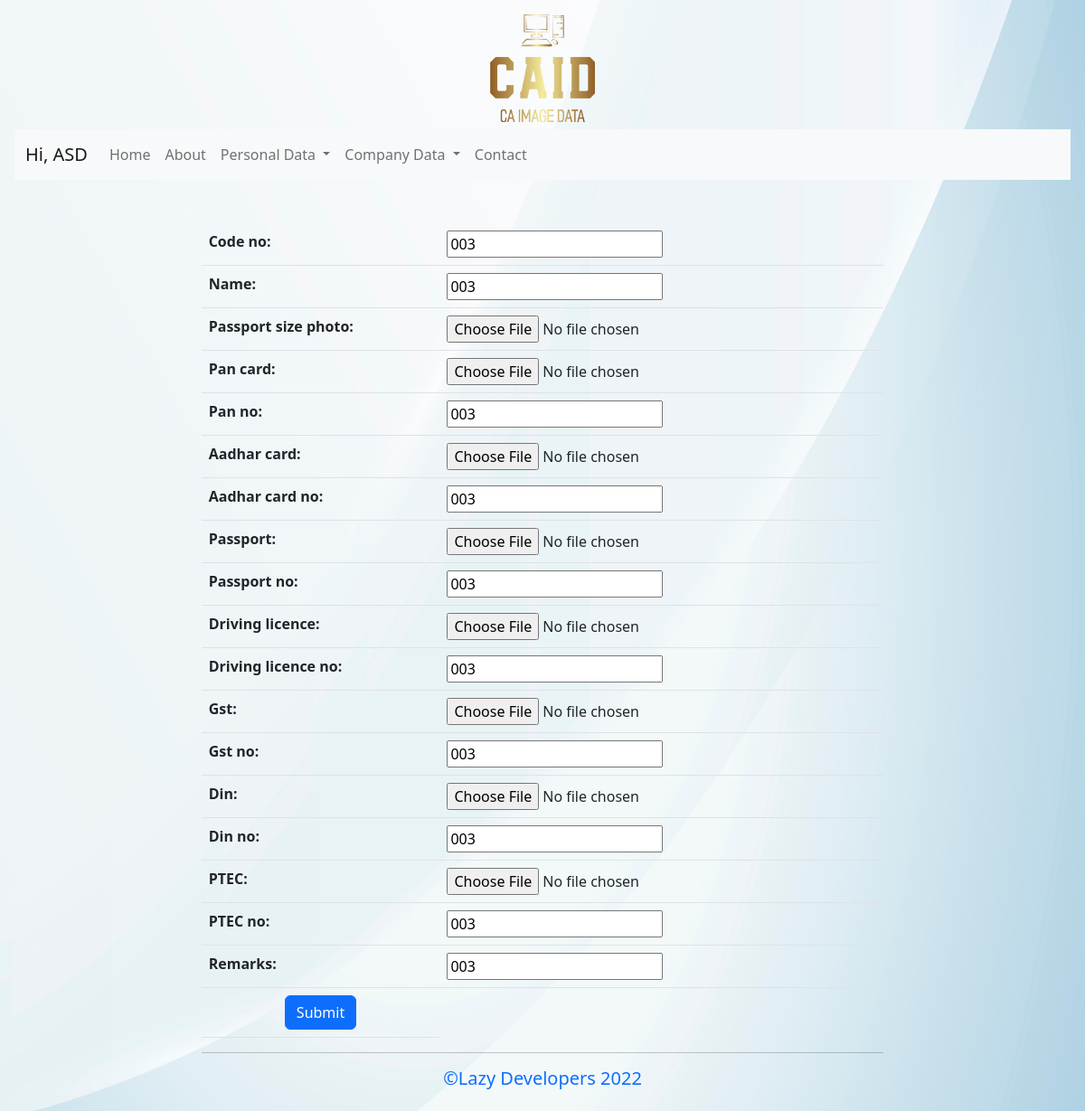
The page /personal_data_edit/003/ on the database its author committed.
### Personal_Data/models.py (models this page shows, shortened)
class personal_file(models.Model):
    code_no =  models.CharField(max_length= 4, primary_key=True)
    name = models.CharField(max_length=50)
    passport_size_photo = models.FileField(upload_to='personal_file', blank=True, null=True)
    pan_card = models.FileField(upload_to='personal_file', blank=True, null=True)
    pan_no = models.CharField(max_length=50)
    aadhar_card = models.FileField(upload_to='personal_file', blank=True, null=True)
    aadhar_card_no = models.CharField(max_length=50)
    passport = models.FileField(upload_to='personal_file', blank=True, null=True)
    passport_no = models.CharField(max_length=50)
    driving_licence = models.FileField(upload_to='personal_file', blank=True, null=True)
    driving_licence_no = models.CharField(max_length=50)
    gst = models.FileField(upload_to='personal_file', blank=True, null=True)
    gst_no = models.CharField(max_length=50)
    din = models.FileField(upload_to='personal_file', blank=True, null=True)
    din_no = models.CharField(max_length=50, unique= True)
    PTEC = models.FileField(upload_to='personal_file', blank=True, null=True)
    PTEC_no = models.CharField(max_length=50)
    Remarks = models.CharField(max_length=300)

### Personal_Data/views.py (the view, shortened to what this page needs)
# urls.py: path('personal_data_edit/<str:id>/', views.personal_data_edit, name='personal_data_edit'),
def personal_data_edit(request, id):
    band = personal_file.objects.get(code_no=id)
    if request.method == 'POST':
        form = Add_Personal_Data(request.POST, request.FILES, instance=band)
        if form.is_valid():
            form.save()
            return redirect('personal_data', band.code_no)
    else:
        form = Add_Personal_Data(instance=band)
    return render(request,
                'update_data.html',
                {'form': form})

### Personal_Data/forms.py
class Add_Personal_Data(forms.ModelForm):
    class Meta:
        model = personal_file
        fields = "__all__"

### Personal_Data/templates/update_data.html (shortened to what this page needs)
{% extends "layout.html" %}
{% block content %}
  <div class="container col-lg-8 mt-5">
  <form action="" enctype="multipart/form-data" method="post">
    <table class="table">
		<tbody> {{ form.as_table }}
    <tr> <td style="text-align: center ">
		<input type="submit" class="btn btn-primary btnsubmit" value="Submit">
	</td> </tr>
</tbody>
</table>
</form>
{% endblock %}

### rows shown on the page
personal_file: code_no "003", name "003", pan_no "003", aadhar_card_no "003", passport_no "003", driving_licence_no "003", gst_no "003", din_no "003", PTEC_no "003", Remarks "003"
